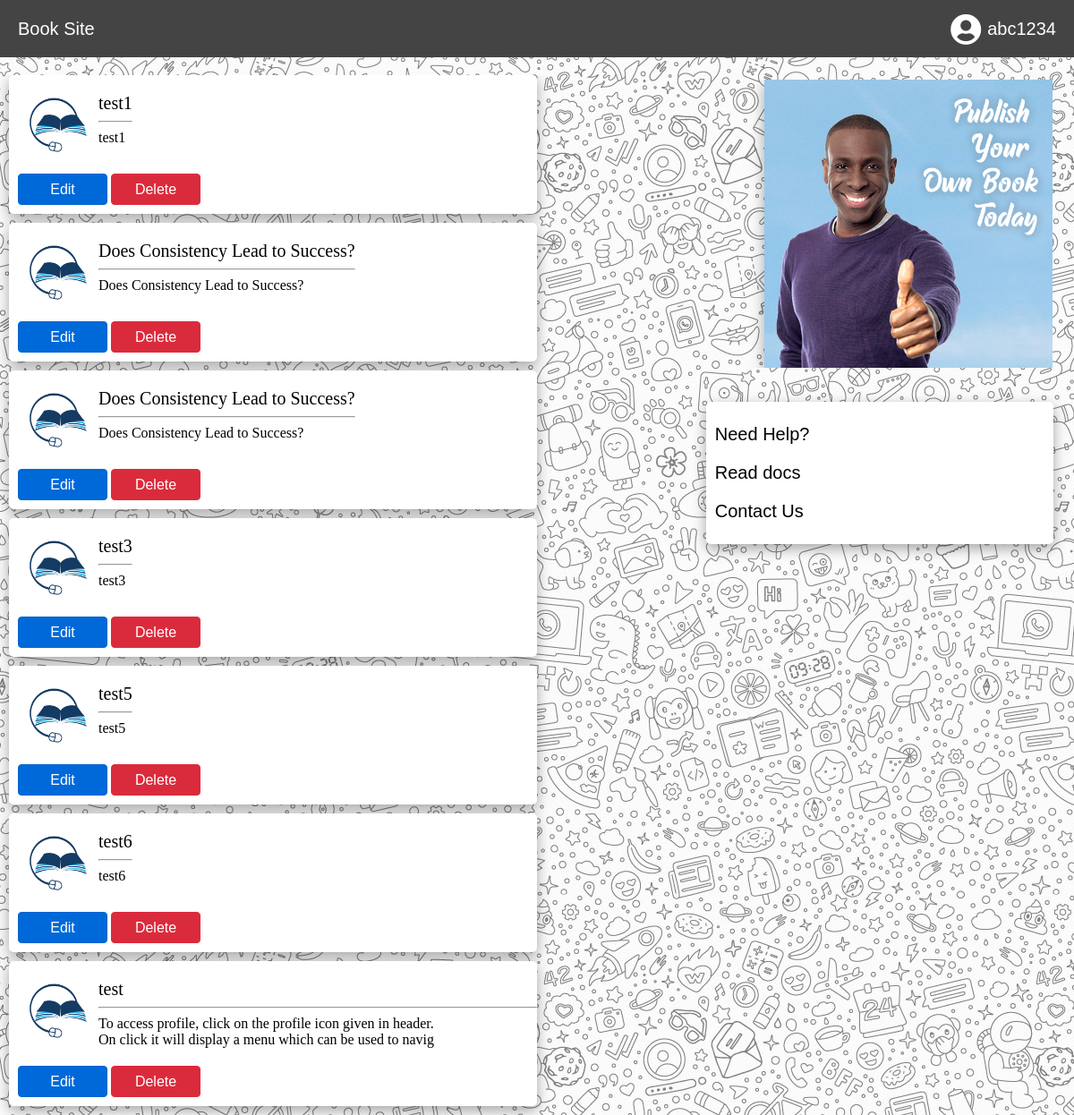
Page /Book_Site/mybooks (signed in) on the committed database.
### tables this page shows
CREATE TABLE `books` (
  `id` int(11) NOT NULL,
  `username` varchar(25) NOT NULL,
  `title` varchar(60) NOT NULL,
  `description` varchar(120) NOT NULL,
  `bookc` longtext NOT NULL,
  `createdate` varchar(255) NOT NULL,
  `editdate` varchar(255) NOT NULL
);

### Book_Site/mybooks/index.php (the view, shortened to what this page needs)
<?php
if(!isset($_SESSION['loggedin']) || $_SESSION['loggedin'] !==true)
{
    header("location: ../login");
}else{
    $username = $_SESSION['username'];
}
?>
<html lang="en">
<head>
    <link rel="stylesheet" href="../css/mybooks.css">
    <link rel="stylesheet" href="../css/styles.css">
    <link rel="stylesheet" href="../css/header.css" />
    <link
      rel="stylesheet"
      href="https://use.fontawesome.com/releases/v5.15.3/css/all.css"
    />
</head>
<body style="background: linear-gradient(rgba(255,255,255,.5), rgba(255,255,255,.5)), url('../img/bg.jpg')">
    <header>
      <div class="headh">Book Site</div>
      <?php
      if(isset($username)){
          echo '<div class="headu" id="headu" onclick="myFunction()">
        <i class="fas fa-user-circle"></i>
        <div class="headuu">'.$username.'</div>
      </div>';
      }else{
          echo '<div class="headu" id="headu">
          <div class="headuu" id="headuu"><a href="../login" style="text-decoration: none;color:white;">Login<i class="fas fa-sign-in-alt" style="font-size: 20px;margin-left:5px;"></i></a></div>
      </div>';
      }
      ?>
    </header>
    <div class="storyboard" style="padding:0 10px;margin-top:20px;">
    <?php
        require_once "../config.php";
        $query="SELECT * FROM books WHERE username = '$username'";
        $Table = mysqli_query($conn,$query);
        while($Row=mysqli_fetch_array($Table)){
            echo '
                <div class="storynava" style="box-shadow: rgba(0, 0, 0, 0.35) 0px 5px 15px;">
                    <div class="storynavd">
                        <img src="../img/book.png" alt="">
                        <div class="storyinfob">
                            <div class="title"><a href="../books/'.$Row["username"].'_'.$Row["id"].'.php">'. $Row["title"] .'<a/></div>
                            <hr>
                            <div class="stdesc" style="color:black;">'. $Row["description"] .'</div>
                        </div>
                    </div>
                    <div class ="ays" id="areyousure'.$Row["id"].'">Are you sure? (This can\'t be undone under any conditions)</div>
                    <div class="bookbtn" id="bookbtn'.$Row["id"].'">
                        <a href="../editbook/index.php?id='.$Row["id"].'&username='.$Row["username"].'"><button class="ebtn">Edit</button></a>
                        <button class="delbtn" onclick="myFunction1('.$Row["id"].')">Delete</button>
                    </div>
                    <div class="confirmdel" id="confirmdel'.$Row["id"].'">
                        <button class="canceldbtn" onclick="myDel('.$Row["id"].')">Cancel</button>
                        <a href="../user_action/delete.php?id='.$Row["id"].'&username='.$Row["username"].'"><button class="condelbtn">Confirm</button></a>
                    </div>
                </div>';
        }
    ?>
    <?php
      $query1="SELECT * FROM books WHERE username = '$username'";
      $result = mysqli_query($conn,$query1);
      if(mysqli_num_rows($result) > 0){
        echo '<div class="docscontent">
        <div class="docs1" style="margin-bottom: 10px;background:none;">
          <div class="img">
            <img src="../img/docs1.png" alt="" style="box-shadow: rgba(0, 0, 0, 0.35) 0px 5px 15px;">
          </div>
        </div>
        <br>
        <div class="docs1" style="width:80%;position:relative;left:18%;box-shadow: rgba(0, 0, 0, 0.35) 0px 5px 15px;">
          <p style="color:black;">Need Help?</p>
          <p><a href="#" taget="_blank">Read docs</a></p>
          <p><a href="contactus">Contact Us</a></p>
        </div>
      </div>';
      }
      ?>
    </div>
</body>
</html>

### Book_Site/css/mybooks.css (style rules this page uses)
body { background-color: #d9e7fc; }
.bookbtn { width: 205px; margin-top: 10px; position: relative; right: 0; justify-content: space-between; }
button { height: 35px; width: 100px; }
.stdesc { color: black; }
.ebtn { background: #0069d9; border: 1px solid #0062cc; color: white; font-size: 1rem; box-sizing: border-box; border-radius: 0.25rem; }
.delbtn { background: #da2b3c; border: 1px solid #da2b3c; color: white; font-size: 1rem; box-sizing: border-box; border-radius: 0.25rem; }
.storynava { width: 50%; box-sizing: border-box; overflow: hidden; padding: 10px; background: white; display: flex; margin-bottom: 10px; flex-direction: column; border-radius: 5px; box-shadow: rgba(0, 0, 0, 0.35) 0px 5px 15px; }

### Book_Site/css/styles.css (style rules this page uses)
.storyboard { width: 100%; display: flex; box-sizing: border-box; overflow: hidden; flex-direction: column; }
.storyboard img { width: 70px; height: 70px; }
.storynavd { display: flex; width: 100%; padding: 10px; }
.storyinfob { height: 100%; padding-left: 10px; }
.stdesc { width: 80%; }
.title { font-size: 20px; }
.title a { text-decoration: none; }
.docscontent { width: 40%; position: absolute; right: 2%; font-family: sans-serif; box-sizing: border-box; padding: 0 10px; font-size: 20px; }
.docs1 { width: 100%; padding: 0 10px; background: white; border-radius: 5px; padding: 5px 10px; }
.img img { width: 70%; height: 70%; }
.img { overflow: hidden; width: 100%; display: flex; justify-content: flex-end; }
.docs1 a { text-decoration: none; color: black; }

### Book_Site/css/header.css (style rules this page uses)
body { margin: 0; padding: 0; }
header { background: #444; height: 8%; width: 100%; box-sizing: border-box; padding: 10px; display: flex; align-items: center; overflow: hidden; }
.headh { width: 50%; display: flex; justify-content: flex-start; color: white; font-family: sans-serif; font-size: 20px; margin-left: 10px; }
.headu { width: 100%; display: flex; justify-content: flex-end; color: white; font-family: sans-serif; font-size: 20px; align-items: center; margin-right: 10px; cursor: pointer; }
.headu i { font-size: 35px; }
.headuu { margin-left: 7px; }

### Book_Site/mybooks/index.php (style rules this page uses)
.title a { text-decoration:none; color:black; }

### rows in the picture
books: title "test1", description "test1"
books: title "Does Consistency Lead to Success?", description "Does Consistency Lead to Success?"
books: title "Does Consistency Lead to Success?", description "Does Consistency Lead to Success?"
books: title "test3", description "test3"
books: title "test5", description "test5"
books: title "test6", description "test6"
books: title "test", description "To access profile, click on the profile icon given in header. On click it will display a menu which can be used to navig"

### other values in the picture
$username "abc1234"
